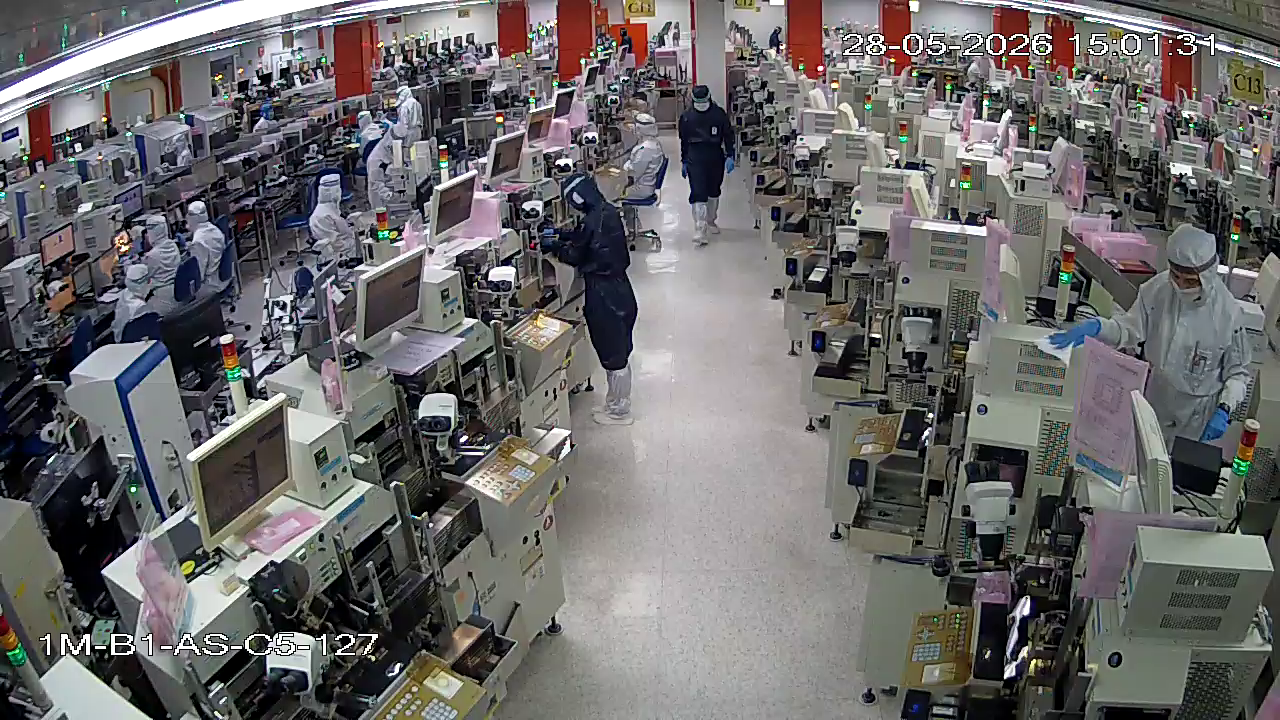
#> input picture 127.png, 1280 x 720 px
$ python roi_polygon_editor.py 127.png
#> lines starting #> are read from the running program, lines starting #| are printed output that depends on the picture; after the words box and inside, x2 and y2 are one past the last pixel; in counts of white or black regions, pixels touching at a corner belong together
"""
ROI Polygon Editor
==================
Draw one or more ROI polygons on any image and save to JSON with the same name.

Controls:
  Left-click          — add point to current polygon
  Right-click         — close & finish current polygon (minimum 3 points)
  Ctrl+Z              — undo last point
  N                   — start a new polygon (after closing one)
  S                   — save all polygons to JSON
  C                   — clear all polygons and start over
  Q / Esc             — quit (prompts save if unsaved changes)

Usage:
  python roi_polygon_editor.py <image_path>
  python roi_polygon_editor.py                  # opens file dialog
"""

import cv2
import json
import numpy as np
import os
import sys
import copy


# ──────────────────────────────────────────────
#  Colour palette
# ──────────────────────────────────────────────
PALETTE = [
    (0, 255, 120),    # green
    (0, 180, 255),    # sky-blue
    (255, 100, 0),    # orange
    (200, 0, 255),    # purple
    (0, 255, 255),    # cyan
    (255, 255, 0),    # yellow
]
ACTIVE_COLOR   = (255, 255, 255)
POINT_RADIUS   = 5
LINE_THICKNESS = 2
FILL_ALPHA     = 0.18


class ROIEditor:
    def __init__(self, image_path: str):
#> called with image_path = '127.png'
        self.image_path   = os.path.abspath(image_path)
        self.json_path    = os.path.splitext(self.image_path)[0] + ".json"
        self.original     = cv2.imread(self.image_path)
#> self.original is the input picture: shape (720, 1280, 3); mean B, G, R 105.1, 105, 106.7
        if self.original is None:
            raise FileNotFoundError(f"Cannot open image: {self.image_path}")

        self.canvas       = self.original.copy()
        self.polygons     = []          # list of completed polygons (list of [x,y])
        self.current      = []          # points of polygon being drawn
        self.mouse_pos    = (0, 0)
        self.unsaved      = False
        self.window_name  = f"ROI Editor — {os.path.basename(self.image_path)}"

        # Load existing JSON if present
        self._load_existing()

    # ── persistence ───────────────────────────

    def _load_existing(self):
        if os.path.exists(self.json_path):
            with open(self.json_path) as f:
                data = json.load(f)
            self.polygons = [p["points"] for p in data.get("polygons", [])]
            print(f"[info] Loaded {len(self.polygons)} polygon(s) from {self.json_path}")

    # [19 lines left out: function save, not called in this run]

    # ── drawing helpers ────────────────────────

    def _poly_color(self, idx):
        return PALETTE[idx % len(PALETTE)]

    def _draw(self):
        frame = self.original.copy()
        overlay = frame.copy()

        # ── completed polygons
        for i, pts in enumerate(self.polygons):
            if len(pts) < 2:
                continue
            color = self._poly_color(i)
            np_pts = np.array(pts, dtype=np.int32)
            cv2.fillPoly(overlay, [np_pts], color)
            cv2.addWeighted(overlay, FILL_ALPHA, frame, 1 - FILL_ALPHA, 0, frame)
            overlay = frame.copy()
            cv2.polylines(frame, [np_pts], isClosed=True,
                          color=color, thickness=LINE_THICKNESS)
            for pt in pts:
                cv2.circle(frame, tuple(pt), POINT_RADIUS, color, -1)
                cv2.circle(frame, tuple(pt), POINT_RADIUS + 1, (0, 0, 0), 1)
            # label
            cx = int(np.mean([p[0] for p in pts]))
            cy = int(np.mean([p[1] for p in pts]))
            cv2.putText(frame, f"ROI {i}", (cx - 20, cy + 5),
                        cv2.FONT_HERSHEY_SIMPLEX, 0.55, (0, 0, 0), 3)
            cv2.putText(frame, f"ROI {i}", (cx - 20, cy + 5),
                        cv2.FONT_HERSHEY_SIMPLEX, 0.55, color, 1)

        # ── current (open) polygon
        if self.current:
            for pt in self.current:
                cv2.circle(frame, tuple(pt), POINT_RADIUS, ACTIVE_COLOR, -1)
                cv2.circle(frame, tuple(pt), POINT_RADIUS + 1, (80, 80, 80), 1)
            for a, b in zip(self.current, self.current[1:]):
                cv2.line(frame, tuple(a), tuple(b), ACTIVE_COLOR, LINE_THICKNESS)
            # rubber-band line to mouse
            if self.mouse_pos:
                cv2.line(frame, tuple(self.current[-1]), self.mouse_pos,
                         ACTIVE_COLOR, 1, cv2.LINE_AA)
            # close-preview if ≥3 pts
            if len(self.current) >= 3:
                cv2.line(frame, tuple(self.current[-1]), tuple(self.current[0]),
                         ACTIVE_COLOR, 1, cv2.LINE_AA)

        # ── HUD
        self._draw_hud(frame)
        self.canvas = frame

    def _draw_hud(self, frame):
        h, w = frame.shape[:2]
#> h = 720; w = 1280
        lines = [
            "Left-click: add point",
            "Right-click: close polygon",
            "Ctrl+Z: undo  |  N: new polygon",
            "S: save  |  C: clear  |  Q: quit",
        ]
        pad = 8
        lh  = 20
        bh  = pad * 2 + lh * len(lines)
        bw  = 270
        sub = frame[h - bh - 10: h - 10, 10: 10 + bw]
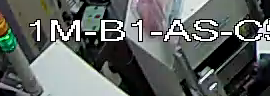
#> sub: shape (96, 270, 3); mean B, G, R 96.6, 99.1, 94.2
        black = np.zeros_like(sub)
        cv2.addWeighted(black, 0.55, sub, 0.45, 0, sub)
#> black: shape (96, 270, 3); every value is 0
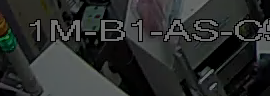
#> sub: shape (96, 270, 3); mean B, G, R 43.5, 44.6, 42.4
        frame[h - bh - 10: h - 10, 10: 10 + bw] = sub
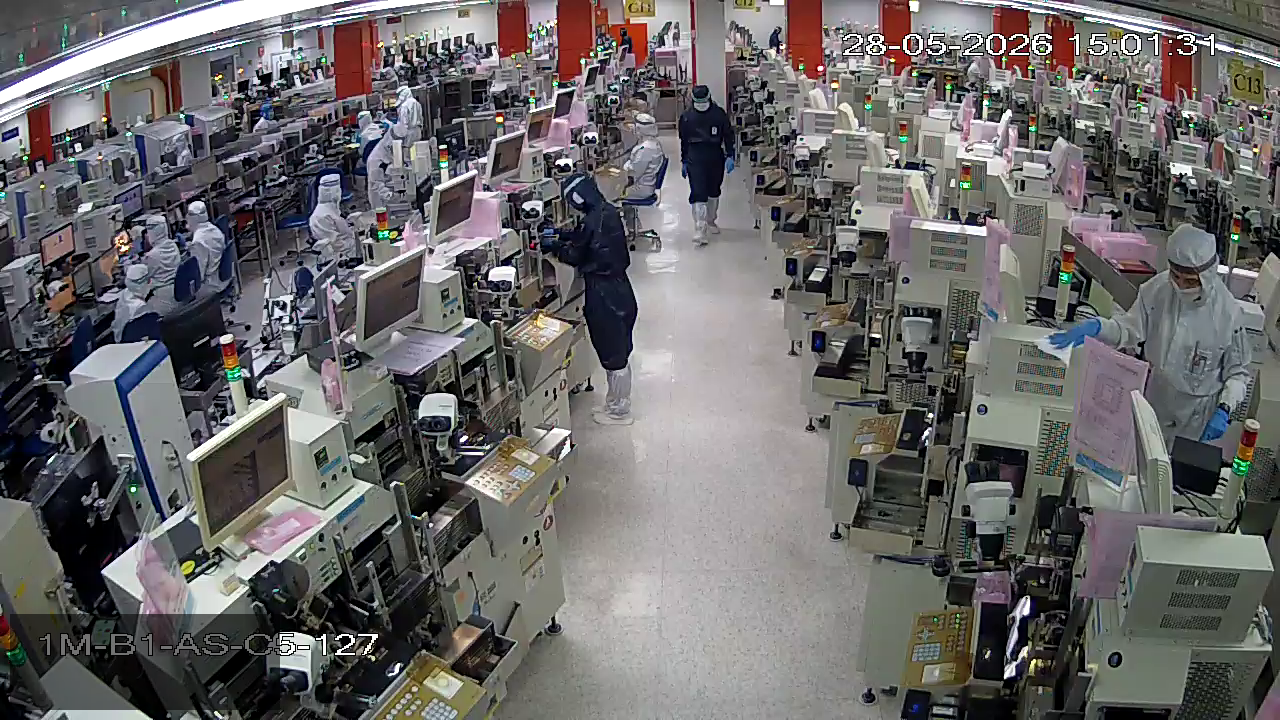
#> frame: shape (720, 1280, 3); 2.64% of pixels changed, all inside (x1, y1, x2, y2) = (10, 614, 280, 710)
        for i, txt in enumerate(lines):
            y = h - bh - 10 + pad + (i + 1) * lh - 4
            cv2.putText(frame, txt, (14, y),
                        cv2.FONT_HERSHEY_SIMPLEX, 0.42, (200, 200, 200), 1)
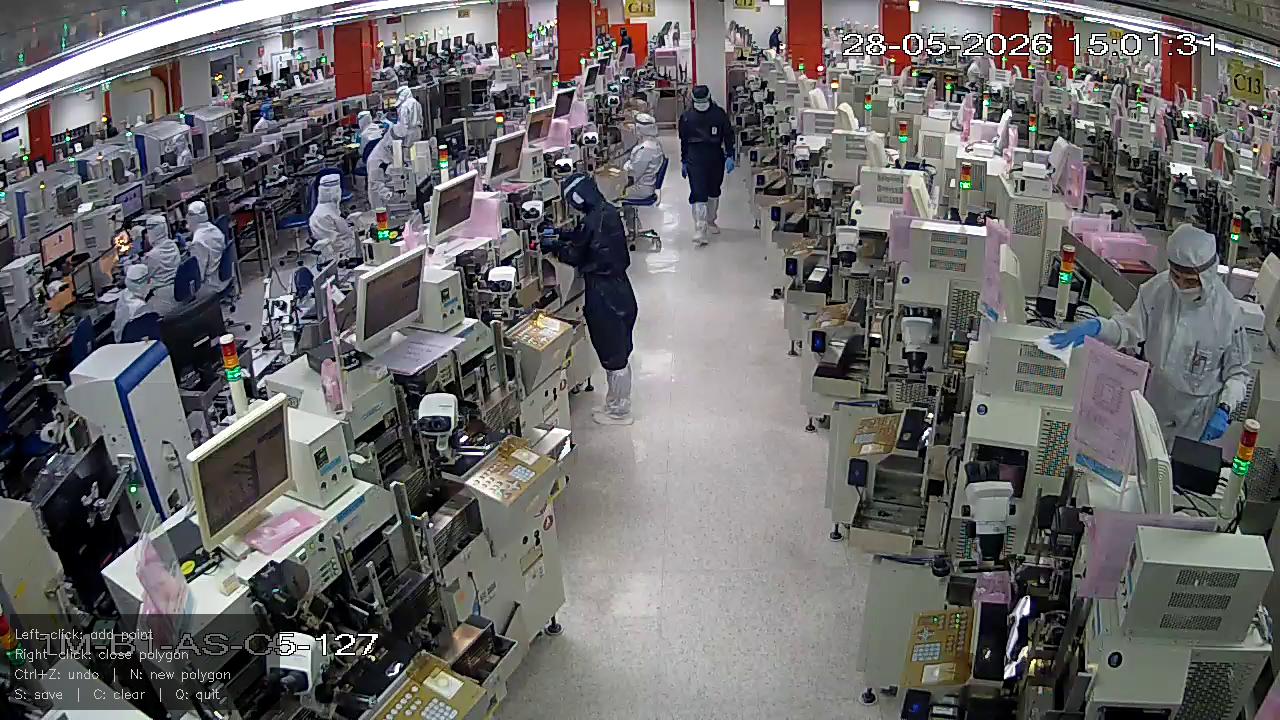
#> frame: shape (720, 1280, 3); 0.15% of pixels changed, all inside (x1, y1, x2, y2) = (15, 629, 230, 702)

        # status bar top
        n_done   = len(self.polygons)
        n_cur    = len(self.current)
        status   = (f"Polygons: {n_done} saved  |  Current: {n_cur} pts"
                    + ("  [unsaved]" if self.unsaved else ""))
        cv2.rectangle(frame, (0, 0), (w, 28), (20, 20, 20), -1)
        cv2.putText(frame, status, (10, 18),
                    cv2.FONT_HERSHEY_SIMPLEX, 0.5, (220, 220, 220), 1)
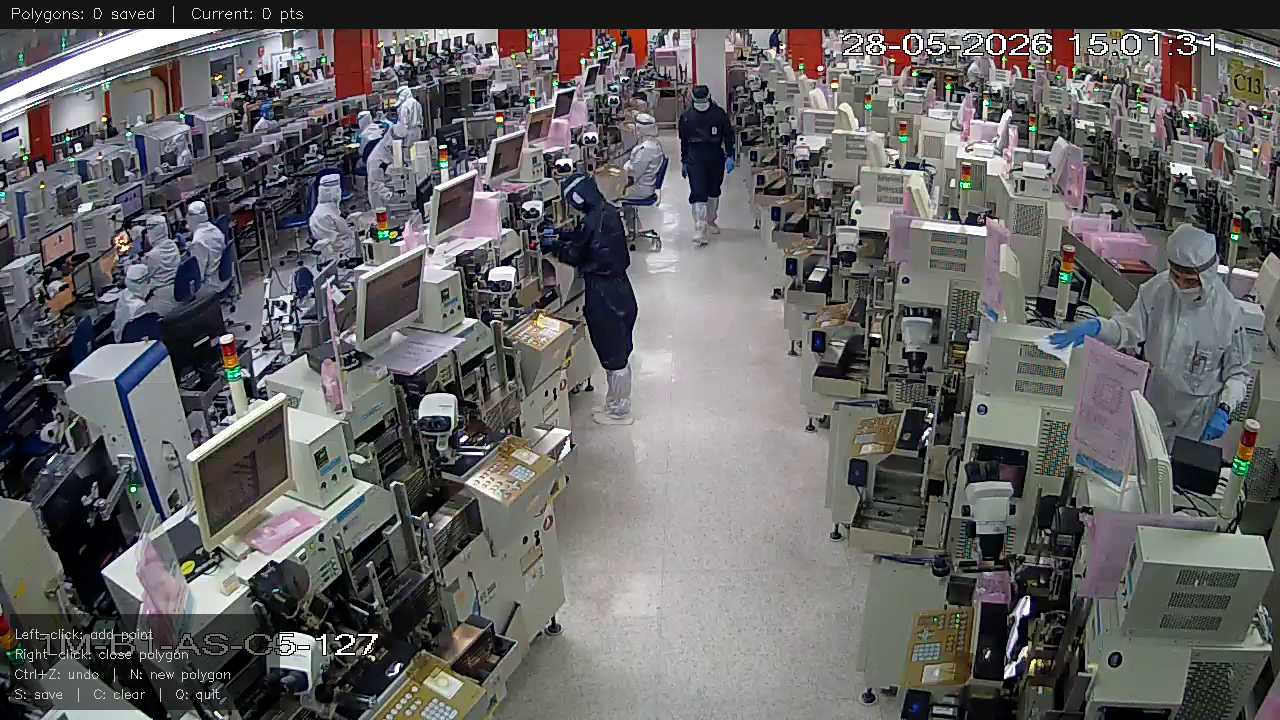
#> frame: shape (720, 1280, 3); mean B, G, R 99.6, 99.4, 100.8

    # ── mouse callback ─────────────────────────

    # [18 lines left out: function _mouse, not called in this run]

    # ── main loop ─────────────────────────────

    def run(self):
        cv2.namedWindow(self.window_name, cv2.WINDOW_NORMAL)
        cv2.setMouseCallback(self.window_name, self._mouse)
        self._draw()

        print("\n=== ROI Polygon Editor ===")
        print(f"Image : {self.image_path}")
        print(f"Output: {self.json_path}")
        print("Left-click to add points, right-click to close polygon.\n")

        while True:
            cv2.imshow(self.window_name, self.canvas)
            key = cv2.waitKey(20) & 0xFF
#> (key q is pressed here)

            if key == ord('s'):
                self.save()
                self._draw()

            elif key == ord('n'):
                if self.current:
                    print("[info] Discarded open polygon. Starting new one.")
                    self.current = []
                    self._draw()

            elif key == 26 or (key == ord('z') and
                               (cv2.getWindowProperty(self.window_name,
                                cv2.WND_PROP_VISIBLE) > 0)):
                # Ctrl+Z — undo last point
                if self.current:
                    self.current.pop()
                    self._draw()

            elif key == ord('c'):
                self.polygons = []
                self.current  = []
                self.unsaved  = True
                self._draw()
                print("[info] Cleared all polygons.")

            elif key in (ord('q'), 27):  # Q or Esc
                if self.unsaved:
                    print("[prompt] Unsaved changes. Press S to save or Q again to quit.")
                    cv2.imshow(self.window_name, self.canvas)
                    k2 = cv2.waitKey(0) & 0xFF
                    if k2 == ord('s'):
                        self.save()
                    elif k2 in (ord('q'), 27):
                        break
                else:
                    break

            # Ctrl+Z via flag
            if key == 26:
                if self.current:
                    self.current.pop()
                    self._draw()

            if cv2.getWindowProperty(self.window_name, cv2.WND_PROP_VISIBLE) < 1:
                break

        cv2.destroyAllWindows()
        print("Editor closed.")


# ──────────────────────────────────────────────
#  Entry point
# ──────────────────────────────────────────────

# [16 lines left out: function pick_file, not called in this run]


if __name__ == "__main__":
    if len(sys.argv) >= 2:
        img_path = sys.argv[1]
    else:
        img_path = pick_file()

    if not img_path:
        print("No image selected. Exiting.")
        sys.exit(0)

    try:
        editor = ROIEditor(img_path)
        editor.run()
    except FileNotFoundError as e:
        print(f"[error] {e}")
        sys.exit(1)
